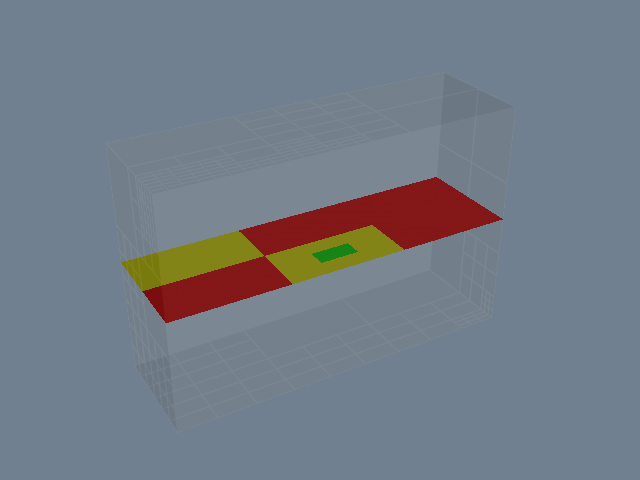

Source code (Python):
#!/usr/bin/env python

# Cut a hyper tree grid with an axis-aligned plane using
# vtkHyperTreeGridAxisCut.  The cut produces a 2D slice through the
# HTG, rendered colored by depth with the full HTG wireframe for context.

# Factory overrides: importing these modules registers the OpenGL rendering
# and interaction style implementations for vtkRenderingCore factory classes.
import vtkmodules.vtkInteractionStyle  # noqa: F401
import vtkmodules.vtkRenderingOpenGL2  # noqa: F401
# VTK pipeline classes used in this example
from vtkmodules.vtkFiltersHyperTree import (
    vtkHyperTreeGridAxisCut,
    vtkHyperTreeGridGeometry,
)
from vtkmodules.vtkFiltersSources import vtkHyperTreeGridSource
from vtkmodules.vtkRenderingCore import (
    vtkActor,
    vtkPolyDataMapper,
    vtkRenderWindow,
    vtkRenderWindowInteractor,
    vtkRenderer,
)

# Colors (normalized RGB)
light_gray_rgb = (0.800, 0.800, 0.800)
slate_gray_background_rgb = (0.439, 0.502, 0.565)

# Source: create a 3D hyper tree grid from a text descriptor
descriptor = (
    "RRR .R. .RR ..R ..R .R.|"
    "R.......................... "
    "........................... ........................... "
    ".............R............. ....RR.RR........R......... "
    ".....RRRR.....R.RR......... ........................... "
    "........................... "
    "...........................|"
    "........................... "
    "........................... ........................... "
    "...RR.RR.......RR.......... ........................... "
    "RR......................... ........................... "
    "........................... ........................... "
    "........................... ........................... "
    "........................... ........................... "
    "............RRR............|"
    "........................... "
    "........................... .......RR.................. "
    "........................... ........................... "
    "........................... ........................... "
    "........................... ........................... "
    "........................... "
    "...........................|"
    "........................... "
    "..........................."
)

source = vtkHyperTreeGridSource()
source.SetMaxDepth(6)
source.SetDimensions(4, 4, 3)
source.SetGridScale(1.5, 1.0, 0.7)
source.SetBranchFactor(4)
source.SetDescriptor(descriptor)
source.Update()
source.GetOutput().GetCellData().SetActiveScalars("Depth")

# Filter: cut the HTG with a plane normal to Y at position 1.5
cut = vtkHyperTreeGridAxisCut()
cut.SetInputConnection(source.GetOutputPort())
cut.SetPlaneNormalAxis(1)  # 1 = Y axis
cut.SetPlanePosition(1.5)

# Geometry: extract cut slice surface for rendering
cut_geometry = vtkHyperTreeGridGeometry()
cut_geometry.SetInputConnection(cut.GetOutputPort())

# Mapper: map the slice colored by Depth
cut_mapper = vtkPolyDataMapper()
cut_mapper.SetInputConnection(cut_geometry.GetOutputPort())
cut_mapper.SetScalarModeToUseCellFieldData()
cut_mapper.SelectColorArray("Depth")
cut_mapper.SetScalarRange(0.0, 4.0)

# Actor: assign the cut geometry
cut_actor = vtkActor()
cut_actor.SetMapper(cut_mapper)

# Context: render the full HTG surface as a translucent wireframe
full_geometry = vtkHyperTreeGridGeometry()
full_geometry.SetInputConnection(source.GetOutputPort())

context_mapper = vtkPolyDataMapper()
context_mapper.SetInputConnection(full_geometry.GetOutputPort())
context_mapper.ScalarVisibilityOff()

context_actor = vtkActor()
context_actor.SetMapper(context_mapper)
context_actor.GetProperty().SetColor(light_gray_rgb)
context_actor.GetProperty().SetOpacity(0.15)
context_actor.GetProperty().EdgeVisibilityOn()
context_actor.GetProperty().SetEdgeColor(0.6, 0.6, 0.6)

# Renderer: assemble the scene and configure the camera
renderer = vtkRenderer()
renderer.AddActor(cut_actor)
renderer.AddActor(context_actor)
renderer.SetBackground(slate_gray_background_rgb)

# Window: display the rendered scene
render_window = vtkRenderWindow()
render_window.AddRenderer(renderer)
render_window.SetWindowName("hypertreegrid axis cut")
render_window.SetMultiSamples(0)
render_window.SetSize(640, 480)

# Interactor: handle mouse and keyboard events
render_window_interactor = vtkRenderWindowInteractor()
render_window_interactor.SetRenderWindow(render_window)

# Scene: configure the camera
renderer.ResetCamera()
renderer.GetActiveCamera().Azimuth(150)
renderer.GetActiveCamera().Elevation(30)
renderer.ResetCameraClippingRange()

render_window_interactor.Initialize()
render_window_interactor.Start()
